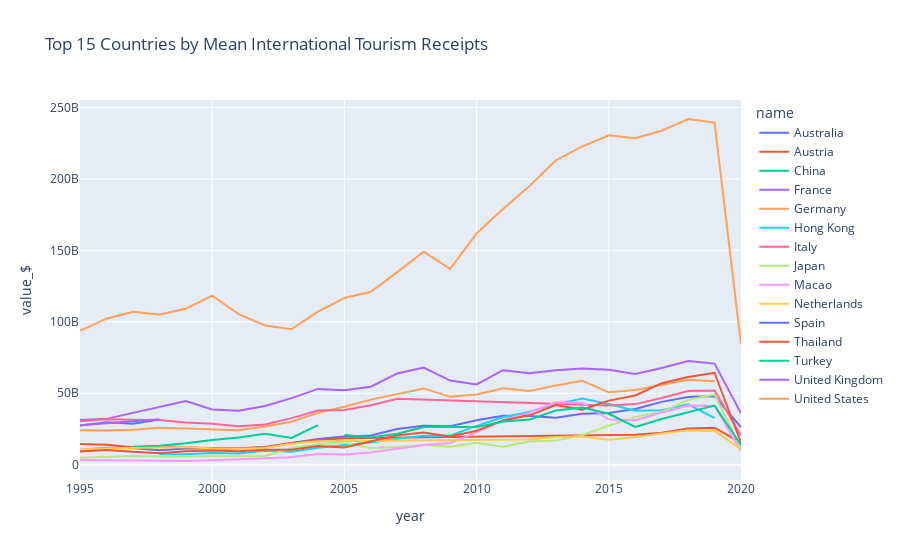

Notebook code cell kept with this figure:
### Code cell
# Calculate the mean value_$ for each country
mean_values = df.groupby('name')['value_$'].mean().reset_index()

# Get the top 15 countries with the highest mean value_$
top_15_mean = mean_values.nlargest(15, 'value_$')

# Merge the top 15 mean values back into the original dataset
top_15_data = df[df['name'].isin(top_15_mean['name'])]

# Create a line chart using Plotly to visualize the top 15 countries
fig = px.line(top_15_data, x='year', y='value_$', color='name', title='Top 15 Countries by Mean International Tourism Receipts')
fig.show()

### Figure 1 — Plotly figure (JSON) as saved in the notebook; plotly's stock layout.template omitted (floating-point values rounded to 4 significant figures)
{"data": [{"hovertemplate": "name=Australia<br>year=%{x}<br>value_$=%{y}<extra></extra>", "legendgroup": "Australia", "line": {"color": "#636efa", "dash": "solid"}, "marker": {"symbol": "circle"}, "mode": "lines", "name": "Australia", "orientation": "v", "showlegend": true, "type": "scatter", "x": [1995, 1996, 1997, 1998, 1999, 2000, 2001, 2002, 2003, 2004, 2005, 2006, 2007, 2008, 2009, 2010, 2011, 2012, 2013, 2014, 2015, 2016, 2017, 2018, 2019, 2020], "xaxis": "x", "y": [10370000000, 11882000000, 11735000000, 10169000000, 11408000000, 11594000000, 11333000000, 12148000000, 14981000000, 18032000000, 19719000000, 20408000000, 25024000000, 27189000000, 26909000000, 31064000000, 34315000000, 34137000000, 32889000000, 35736000000, 36249000000, 39059000000, 43975000000, 47327000000, 47953000000, 26234000000], "yaxis": "y"}, {"hovertemplate": "name=Austria<br>year=%{x}<br>value_$=%{y}<extra></extra>", "legendgroup": "Austria", "line": {"color": "#EF553B", "dash": "solid"}, "marker": {"symbol": "circle"}, "mode": "lines", "name": "Austria", "orientation": "v", "showlegend": true, "type": "scatter", "x": [1995, 1996, 1997, 1998, 1999, 2000, 2001, 2002, 2003, 2004, 2005, 2015, 2016, 2017, 2018, 2019, 2020], "xaxis": "x", "y": [14529000000, 13980000000, 12275000000, 12694000000, 12358000000, 11382000000, 11511000000, 12334000000, 15128000000, 17251000000, 18471000000, 20422000000, 20965000000, 22424000000, 25413000000, 25924000000, 15362000000], "yaxis": "y"}, {"hovertemplate": "name=China<br>year=%{x}<br>value_$=%{y}<extra></extra>", "legendgroup": "China", "line": {"color": "#00cc96", "dash": "solid"}, "marker": {"symbol": "circle"}, "mode": "lines", "name": "China", "orientation": "v", "showlegend": true, "type": "scatter", "x": [1997, 1998, 1999, 2000, 2001, 2002, 2003, 2004], "xaxis": "x", "y": [12626000000, 13229000000, 15006000000, 17318000000, 19006000000, 21742000000, 18707000000, 27755000000], "yaxis": "y"}, {"hovertemplate": "name=France<br>year=%{x}<br>value_$=%{y}<extra></extra>", "legendgroup": "France", "line": {"color": "#ab63fa", "dash": "solid"}, "marker": {"symbol": "circle"}, "mode": "lines", "name": "France", "orientation": "v", "showlegend": true, "type": "scatter", "x": [1995, 1996, 1999, 2000, 2001, 2002, 2003, 2004, 2005, 2006, 2007, 2008, 2009, 2010, 2011, 2012, 2013, 2014, 2015, 2016, 2017, 2018, 2019, 2020], "xaxis": "x", "y": [31295000000, 32088000000, 44551000000, 38706000000, 37826000000, 41113000000, 46576000000, 53068000000, 52126000000, 54615000000, 63890000000, 68034000000, 58906000000, 56178000000, 66133000000, 63975000000, 66054000000, 67402000000, 66441000000, 63557000000, 67717000000, 72518000000, 70776000000, 35958000000], "yaxis": "y"}, {"hovertemplate": "name=Germany<br>year=%{x}<br>value_$=%{y}<extra></extra>", "legendgroup": "Germany", "line": {"color": "#FFA15A", "dash": "solid"}, "marker": {"symbol": "circle"}, "mode": "lines", "name": "Germany", "orientation": "v", "showlegend": true, "type": "scatter", "x": [1995, 1996, 1997, 1998, 1999, 2000, 2001, 2002, 2003, 2004, 2005, 2006, 2007, 2008, 2009, 2010, 2011, 2012, 2013, 2014, 2015, 2016, 2017, 2018, 2019], "xaxis": "x", "y": [24053000000, 23982000000, 24500000000, 25806000000, 25327000000, 24943000000, 24182000000, 26717000000, 30129000000, 36417000000, 40518000000, 45560000000, 49320000000, 53402000000, 47499000000, 49116000000, 53465000000, 51626000000, 55486000000, 58721000000, 50669000000, 52234000000, 55750000000, 59446000000, 58372000000], "yaxis": "y"}, {"hovertemplate": "name=Hong Kong<br>year=%{x}<br>value_$=%{y}<extra></extra>", "legendgroup": "Hong Kong", "line": {"color": "#19d3f3", "dash": "solid"}, "marker": {"symbol": "circle"}, "mode": "lines", "name": "Hong Kong", "orientation": "v", "showlegend": true, "type": "scatter", "x": [1998, 1999, 2000, 2001, 2002, 2003, 2004, 2005, 2006, 2007, 2008, 2009, 2010, 2011, 2012, 2013, 2014, 2015, 2016, 2017, 2018, 2019], "xaxis": "x", "y": [7337000000, 7343000000, 8198000000, 7923000000, 9849000000, 9004000000, 11874000000, 13588000000, 15541000000, 18237000000, 20236000000, 20291000000, 27208000000, 33169000000, 37098000000, 42426000000, 46352000000, 42491000000, 37838000000, 38170000000, 42313000000, 32697000000], "yaxis": "y"}, {"hovertemplate": "name=Italy<br>year=%{x}<br>value_$=%{y}<extra></extra>", "legendgroup": "Italy", "line": {"color": "#FF6692", "dash": "solid"}, "marker": {"symbol": "circle"}, "mode": "lines", "name": "Italy", "orientation": "v", "showlegend": true, "type": "scatter", "x": [1995, 1996, 1997, 1998, 1999, 2000, 2001, 2002, 2003, 2004, 2005, 2006, 2007, 2015, 2016, 2017, 2018, 2019, 2020], "xaxis": "x", "y": [30411000000, 31884000000, 31415000000, 31339000000, 29570000000, 28712000000, 26924000000, 28213000000, 32623000000, 37893000000, 38364000000, 41666000000, 46134000000, 41415000000, 42423000000, 46719000000, 51602000000, 51910000000, 20459000000], "yaxis": "y"}, {"hovertemplate": "name=Japan<br>year=%{x}<br>value_$=%{y}<extra></extra>", "legendgroup": "Japan", "line": {"color": "#B6E880", "dash": "solid"}, "marker": {"symbol": "circle"}, "mode": "lines", "name": "Japan", "orientation": "v", "showlegend": true, "type": "scatter", "x": [1995, 1996, 1997, 1998, 1999, 2000, 2001, 2002, 2003, 2004, 2005, 2006, 2007, 2008, 2009, 2010, 2011, 2012, 2013, 2014, 2015, 2016, 2017, 2018, 2019, 2020], "xaxis": "x", "y": [4894000000, 5775000000, 6175000000, 5664000000, 5715000000, 5970000000, 5750000000, 6069000000, 11475000000, 14343000000, 15554000000, 11490000000, 12422000000, 13781000000, 12537000000, 15356000000, 12533000000, 16197000000, 16865000000, 20790000000, 27285000000, 33456000000, 36978000000, 45276000000, 49209000000, 11395000000], "yaxis": "y"}, {"hovertemplate": "name=Macao<br>year=%{x}<br>value_$=%{y}<extra></extra>", "legendgroup": "Macao", "line": {"color": "#FF97FF", "dash": "solid"}, "marker": {"symbol": "circle"}, "mode": "lines", "name": "Macao", "orientation": "v", "showlegend": true, "type": "scatter", "x": [1995, 1996, 1997, 1998, 1999, 2000, 2001, 2002, 2003, 2004, 2005, 2006, 2007, 2008, 2009, 2010, 2011, 2012, 2013, 2014, 2015, 2016, 2017, 2018, 2019, 2020], "xaxis": "x", "y": [3233000000, 3085000000, 2876000000, 2648000000, 2598000000, 3205000000, 3745000000, 4428000000, 5225000000, 7431000000, 7181000000, 8482000000, 11198000000, 13749000000, 15182000000, 22688000000, 31118000000, 36593000000, 43755000000, 43412000000, 31620000000, 31155000000, 36595000000, 41478000000, 41166000000, 9442000000], "yaxis": "y"}, {"hovertemplate": "name=Netherlands<br>year=%{x}<br>value_$=%{y}<extra></extra>", "legendgroup": "Netherlands", "line": {"color": "#FECB52", "dash": "solid"}, "marker": {"symbol": "circle"}, "mode": "lines", "name": "Netherlands", "orientation": "v", "showlegend": true, "type": "scatter", "x": [1995, 1996, 1997, 1998, 1999, 2000, 2001, 2002, 2003, 2004, 2012, 2013, 2014, 2015, 2016, 2017, 2018, 2019, 2020], "xaxis": "x", "y": [10611000000, 11497000000, 11750000000, 11923000000, 12451000000, 11285000000, 11147000000, 11745000000, 14603000000, 16495000000, 17675000000, 19429000000, 19669000000, 17558000000, 19420000000.0, 21840000000.0, 23920000000.0, 23720000000.0, 10930000000.0], "yaxis": "y"}, {"hovertemplate": "name=Spain<br>year=%{x}<br>value_$=%{y}<extra></extra>", "legendgroup": "Spain", "line": {"color": "#636efa", "dash": "solid"}, "marker": {"symbol": "circle"}, "mode": "lines", "name": "Spain", "orientation": "v", "showlegend": true, "type": "scatter", "x": [1995, 1996, 1997, 1998], "xaxis": "x", "y": [27369000000, 29751000000, 28649000000, 31592000000], "yaxis": "y"}, {"hovertemplate": "name=Thailand<br>year=%{x}<br>value_$=%{y}<extra></extra>", "legendgroup": "Thailand", "line": {"color": "#EF553B", "dash": "solid"}, "marker": {"symbol": "circle"}, "mode": "lines", "name": "Thailand", "orientation": "v", "showlegend": true, "type": "scatter", "x": [1995, 1996, 1997, 1998, 1999, 2000, 2001, 2002, 2003, 2004, 2005, 2006, 2007, 2008, 2009, 2010, 2011, 2012, 2013, 2014, 2015, 2016, 2017, 2018, 2019, 2020], "xaxis": "x", "y": [9257000000, 10367000000, 9052000000, 7954000000, 9416000000, 9935000000, 9378000000, 10388000000, 10456000000, 13054000000, 12103000000, 16624000000, 20625000000, 22510000000, 19811000000, 23796000000, 30924000000, 34565000000, 41765000000, 38451000000, 44851000000, 48459000000, 57057000000, 61383000000, 64371000000, 15360000000], "yaxis": "y"}, {"hovertemplate": "name=Turkey<br>year=%{x}<br>value_$=%{y}<extra></extra>", "legendgroup": "Turkey", "line": {"color": "#00cc96", "dash": "solid"}, "marker": {"symbol": "circle"}, "mode": "lines", "name": "Turkey", "orientation": "v", "showlegend": true, "type": "scatter", "x": [2005, 2006, 2007, 2008, 2009, 2010, 2011, 2012, 2013, 2014, 2015, 2016, 2017, 2018, 2019, 2020], "xaxis": "x", "y": [20760000000, 19137000000, 21662000000, 26446000000, 26331000000, 26318000000, 30302000000, 31566000000, 37984000000, 40028000000, 35648000000, 26505000000, 31993000000, 36791000000, 41415000000, 13771000000], "yaxis": "y"}, {"hovertemplate": "name=United Kingdom<br>year=%{x}<br>value_$=%{y}<extra></extra>", "legendgroup": "United Kingdom", "line": {"color": "#ab63fa", "dash": "solid"}, "marker": {"symbol": "circle"}, "mode": "lines", "name": "United Kingdom", "orientation": "v", "showlegend": true, "type": "scatter", "x": [1995, 1996, 1997, 1998], "xaxis": "x", "y": [27577000000, 29181000000, 30483000000, 31658000000], "yaxis": "y"}, {"hovertemplate": "name=United States<br>year=%{x}<br>value_$=%{y}<extra></extra>", "legendgroup": "United States", "line": {"color": "#FFA15A", "dash": "solid"}, "marker": {"symbol": "circle"}, "mode": "lines", "name": "United States", "orientation": "v", "showlegend": true, "type": "scatter", "x": [1995, 1996, 1997, 1998, 1999, 2000, 2001, 2002, 2003, 2004, 2005, 2006, 2007, 2008, 2009, 2010, 2011, 2012, 2013, 2014, 2015, 2016, 2017, 2018, 2019, 2020], "xaxis": "x", "y": [93743000000, 102196000000, 107047000000, 105095000000, 109188000000, 118316000000, 105454000000, 97415000000, 94814000000, 107210000000, 116682000000, 121030000000, 134800000000, 149094000000, 137111000000, 161821000000, 178935000000, 195113000000, 213105000000, 222746000000, 230574000000, 228549000000, 233758000000, 241984000000, 239447000000, 84205000000], "yaxis": "y"}], "layout": {"legend": {"title": {"text": "name"}, "tracegroupgap": 0}, "title": {"text": "Top 15 Countries by Mean International Tourism Receipts"}, "xaxis": {"anchor": "y", "domain": [0, 1], "title": {"text": "year"}}, "yaxis": {"anchor": "x", "domain": [0, 1], "title": {"text": "value_$"}}}}
